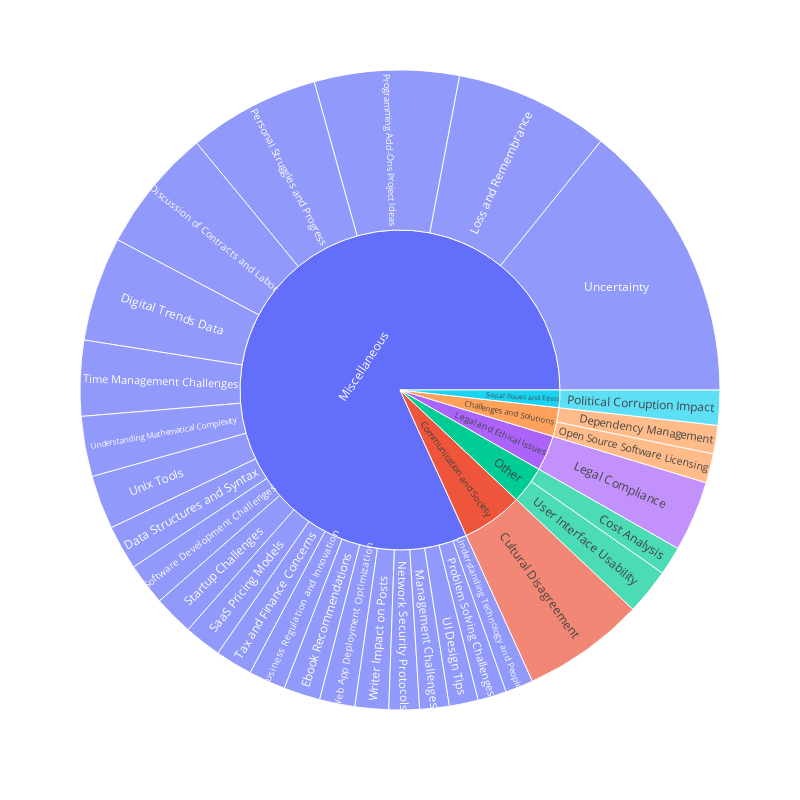

Notebook source saved alongside this figure:
### Code cell
fig = px.sunburst(topic_df.iloc[:30], path=["topic_group_short_title", "short_title"], values="prevalence", hover_data=["one_sentence_summary", "topic_id"] )
fig.update_layout(width=800, height=800)
fig

### Figure 1 — Plotly figure (JSON) as saved in the notebook; plotly's stock layout.template omitted (floating-point values rounded to 4 significant figures)
{"data": [{"branchvalues": "total", "customdata": [["The challenges faced by startup employees and entrepreneurs in disrupting established platform competitors due to regulations, especially in sectors like banking.", 279], ["The theme explores the analysis of expenses, costs, and pricing in various contexts.", 250], ["The examples highlight varying cultural and political perspectives, moral beliefs, and social criticisms, showcasing disagreement and different viewpoints.", 26], ["The theme explores the implementation, manipulation, and understanding of data structures through coding syntax and objects.", 178], ["The theme revolves around managing dependencies, maintaining compatibility, and upgrading functionalities within software development.", 505], ["The theme explores various digital trends such as iOS gestures, computing costs, Awk programming, machine learning training, and GDPR compliance.", 200], ["The theme explores discussions around contracts, labor, stocks, and decentralized communities on platforms like Reddit and Hacker News.", 195], ["Recommendations and discussions on various ebooks, including availability of ebook versions, authors, and reading preferences.", 284], ["The theme revolves around legal compliance, enforcement, and protection against criminal activities.", 37], ["Reflecting on the memories of loved ones who have passed away and the impact they had on our lives.", 271], ["This theme explores the challenges and complexities of management in various aspects of business and engineering.", 241], ["The theme discusses various aspects of network security protocols, including encryption, authentication, Tor usage, Cloudflare tracking, and IPv6 compatibility.", 395], ["The examples discuss the use of open source software licenses, including the benefits and challenges of proprietary vs. open source code.", 125], ["Individuals share personal struggles with mental health, career aspirations, and browser habits, highlighting challenges and progress.", 328], ["The impact of political corruption on society, economy, and legislation is examined through various examples including ineffective laws, power divides, welfare programs, environmental concerns, and the role of wealth in influencing politics.", 434], ["This theme explores the difficulties and complexities inherent in finding solutions to problems, especially in the realm of technology and software development.", 411], ["Suggestions and examples for small programming projects that can be built upon an existing codebase.", 231], ["The theme explores various pricing models and revenue strategies related to SaaS services, including subscription fees, content pricing, and customer acquisition costs.", 347], ["The theme explores various challenges and complexities faced in software development, including learning programming, designing APIs, content-aware resizing, managing engineering teams, and the struggle to come up with best practices.", 176], ["Challenges faced by startup founders in building, funding, and growing their businesses.", 199], ["The theme revolves around tax implications, financial concerns, and market predictions within the context of company profitability, shareholder investments, and government policies.", 143], ["The theme explores challenges related to managing time efficiently in various scenarios.", 175], ["Tips and considerations for designing user interfaces for optimal visual and functional appeal.", 415], ["The theme explores uncertainty, doubt, and the complexity of decision-making in various situations.", 234], ["The theme explores the challenges, methods, and tools involved in understanding and explaining complex mathematical concepts and theories through intuitive representation and language.", 435], ["The theme explores the importance of understanding technology and people in various contexts such as regulation, software development, tool usage, learning environments, content creation, and product improvement.", 31], ["The theme discusses various Unix tools, plugins, and commands used in terminal environments like Vim, Bash, and Python scripts.", 213], ["The theme revolves around the usability of user interfaces, particularly on mobile devices, browsers, and other applications, focusing on controls, navigation, and discoverability.", 432], ["This theme discusses optimizing web application deployment processes by making incremental improvements, avoiding downtime during updates, and keeping hosting costs manageable.", 339], ["The influence and impact of the writer's voice and individuality on posts or articles.", 304], ["The theme revolves around legal compliance, enforcement, and protection against criminal activities.", 37], ["(?)", "(?)"], ["The examples highlight varying cultural and political perspectives, moral beliefs, and social criticisms, showcasing disagreement and different viewpoints.", 26], ["(?)", "(?)"], ["(?)", "(?)"], ["The impact of political corruption on society, economy, and legislation is examined through various examples including ineffective laws, power divides, welfare programs, environmental concerns, and the role of wealth in influencing politics.", 434]], "domain": {"x": [0, 1], "y": [0, 1]}, "hovertemplate": "labels=%{label}<br>prevalence=%{value}<br>parent=%{parent}<br>id=%{id}<br>one_sentence_summary=%{customdata[0]}<br>topic_id=%{customdata[1]}<extra></extra>", "ids": ["Miscellaneous/Business Regulation and Innovation", "Other/Cost Analysis", "Communication and Society/Cultural Disagreement", "Miscellaneous/Data Structures and Syntax", "Challenges and Solutions/Dependency Management", "Miscellaneous/Digital Trends Data", "Miscellaneous/Discussion of Contracts and Labor", "Miscellaneous/Ebook Recommendations", " Legal and Ethical Issues/Legal Compliance", "Miscellaneous/Loss and Remembrance", "Miscellaneous/Management Challenges", "Miscellaneous/Network Security Protocols", "Challenges and Solutions/Open Source Software Licensing", "Miscellaneous/Personal Struggles and Progress", "Social Issues and Ethics/Political Corruption Impact", "Miscellaneous/Problem Solving Challenges", "Miscellaneous/Programming Add-Ons Project Ideas", "Miscellaneous/SaaS Pricing Models", "Miscellaneous/Software Development Challenges", "Miscellaneous/Startup Challenges", "Miscellaneous/Tax and Finance Concerns", "Miscellaneous/Time Management Challenges", "Miscellaneous/UI Design Tips", "Miscellaneous/Uncertainty", "Miscellaneous/Understanding Mathematical Complexity", "Miscellaneous/Understanding Technology and People", "Miscellaneous/Unix Tools", "Other/User Interface Usability", "Miscellaneous/Web App Deployment Optimization", "Miscellaneous/Writer Impact on Posts", " Legal and Ethical Issues", "Challenges and Solutions", "Communication and Society", "Miscellaneous", "Other", "Social Issues and Ethics"], "labels": ["Business Regulation and Innovation", "Cost Analysis", "Cultural Disagreement", "Data Structures and Syntax", "Dependency Management", "Digital Trends Data", "Discussion of Contracts and Labor", "Ebook Recommendations", "Legal Compliance", "Loss and Remembrance", "Management Challenges", "Network Security Protocols", "Open Source Software Licensing", "Personal Struggles and Progress", "Political Corruption Impact", "Problem Solving Challenges", "Programming Add-Ons Project Ideas", "SaaS Pricing Models", "Software Development Challenges", "Startup Challenges", "Tax and Finance Concerns", "Time Management Challenges", "UI Design Tips", "Uncertainty", "Understanding Mathematical Complexity", "Understanding Technology and People", "Unix Tools", "User Interface Usability", "Web App Deployment Optimization", "Writer Impact on Posts", " Legal and Ethical Issues", "Challenges and Solutions", "Communication and Society", "Miscellaneous", "Other", "Social Issues and Ethics"], "name": "", "parents": ["Miscellaneous", "Other", "Communication and Society", "Miscellaneous", "Challenges and Solutions", "Miscellaneous", "Miscellaneous", "Miscellaneous", " Legal and Ethical Issues", "Miscellaneous", "Miscellaneous", "Miscellaneous", "Challenges and Solutions", "Miscellaneous", "Social Issues and Ethics", "Miscellaneous", "Miscellaneous", "Miscellaneous", "Miscellaneous", "Miscellaneous", "Miscellaneous", "Miscellaneous", "Miscellaneous", "Miscellaneous", "Miscellaneous", "Miscellaneous", "Miscellaneous", "Other", "Miscellaneous", "Miscellaneous", "", "", "", "", "", ""], "type": "sunburst", "values": [0.008521, 0.006613, 0.02825, 0.01028, 0.006543, 0.02411, 0.02857, 0.008438, 0.01628, 0.03574, 0.006792, 0.007032, 0.006765, 0.03035, 0.008072, 0.006608, 0.03335, 0.008646, 0.009709, 0.009195, 0.00858, 0.01743, 0.006697, 0.06484, 0.01391, 0.006458, 0.01243, 0.01064, 0.00817, 0.007734, 0.01628, 0.01331, 0.02825, 0.3736, 0.01725, 0.008072]}], "layout": {"height": 800, "legend": {"tracegroupgap": 0}, "margin": {"t": 60}, "width": 800}}
